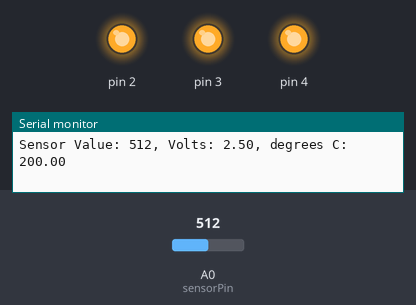
Simulated run of this sketch. Board: Arduino Uno, built with avr-gcc and run on an emulated ATmega328P. On the bench: output pins drawn as LEDs (lit = HIGH), the last lines printed to the serial monitor. The test bench sets the inputs (shaded band); at power-on: A0 (sensorPin) = 512.

Above: at 1.2 s.
1.3 s: A0 (sensorPin) set to 177
4.3 s: A0 (sensorPin) set to 165
At 5.5 s:
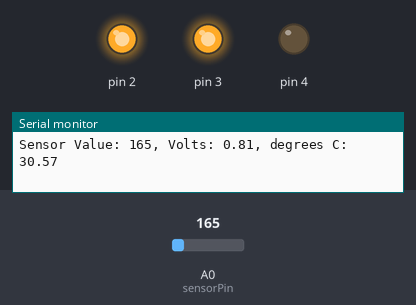
5.8 s: A0 (sensorPin) set to 122
At 7.0 s:
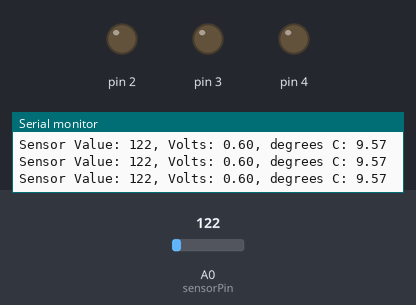
7.3 s: A0 (sensorPin) set to 1023
At 7.6 s:
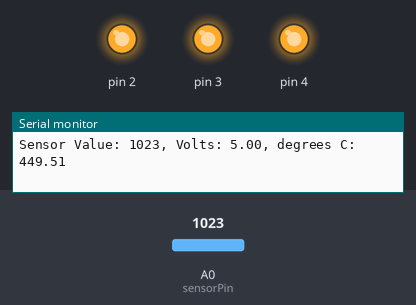
8.8 s: A0 (sensorPin) set to 0
At 9.2 s:
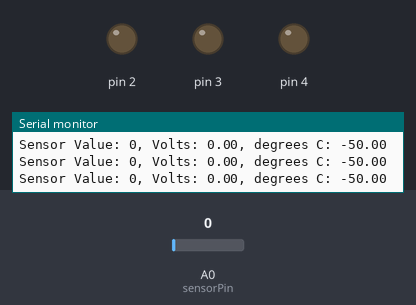
Timing chart, 0 to 11.3 s (numbered marks = the images above; inputs shaded):
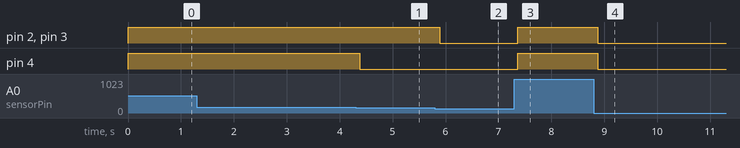

Measured:
- the behaviour switches between 166 and 165 on A0 (sensorPin) (found by bisection; images 0 and 1)
- after the input at 4.3 s, pin 4: HIGH → LOW after 0.08 s
- after the input at 5.8 s, pin 2, pin 3: HIGH → LOW after 0.09 s
- after the input at 7.3 s, pin 2–4: LOW → HIGH after 0.07 s
- after the input at 8.8 s, pin 2–4: HIGH → LOW after 0.08 s

The sketch:

arduino-template-sketch.ino
```cpp
const int sensorPin = A0;
const float baselineTemp = 25.0;

void setup() {
        Serial.begin(9600);

        for(int p = 2 ; p < 5 ; ++p) {
                pinMode(p, OUTPUT);
                digitalWrite(p, LOW);
        }
}

void loop() {
        int sensorVal = analogRead(sensorPin);
        Serial.print("Sensor Value: ");
        Serial.print(sensorVal);

        float voltage = (sensorVal/1024.0) * 5.0;
        Serial.print(", Volts: ");
        Serial.print(voltage);

        Serial.print(", degrees C: ");
        float temperature = (voltage - .5) * 100.0;
        Serial.println(temperature);

        if(temperature < baselineTemp) {
                digitalWrite(2, LOW);
                digitalWrite(3, LOW);
                digitalWrite(4, LOW);
        } else if(temperature >= baselineTemp+2 && temperature <= baselineTemp+4) {
                digitalWrite(2, HIGH);
                digitalWrite(3, LOW);
                digitalWrite(4, LOW);
        } else if(temperature >= baselineTemp+4 && temperature <= baselineTemp+6) {
                digitalWrite(2, HIGH);
                digitalWrite(3, HIGH);
                digitalWrite(4, LOW);
        } else {
                digitalWrite(2, HIGH);
                digitalWrite(3, HIGH);
                digitalWrite(4, HIGH);
        }

        delay(1);
}
```
